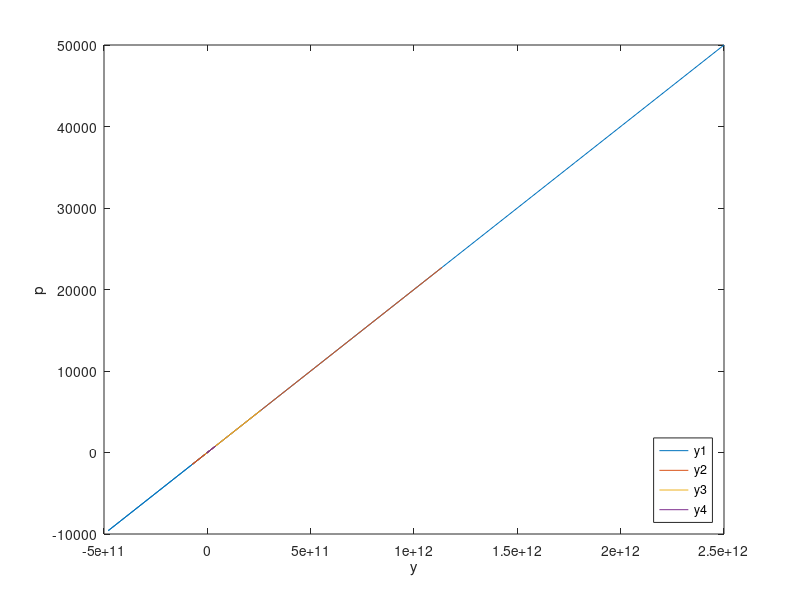

Reproduce this figure in MATLAB.
function [x ,y] = call_beamstate()

%Variables and constants 
Ep = 200*10^6;
Ip = 20;
Epy = 50*10^6;
x_depth = 50;
y_0 = [1,0,0,0];
xspan=[0,x_depth];


%ODE45 solver
[x,y] = ode45(@beamstate, xspan, y_0);
    %ODE
    function ydot = beamstate(x,y)
        ydot = zeros(4,1);
        ydot(1) = y(2);
        ydot(2) = y(3);
        ydot(3) = y(4);
        ydot(4) = (1/(Ep*Ip))*(-1*Epy*y(1));
    end

p = Epy*y;
plot(p,y);
xlabel('y'); ylabel('p');
legend('y1','y2','y3','y4','location','southeast')
end



